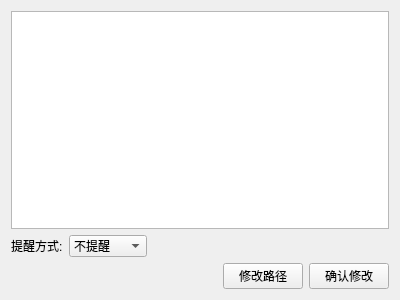
<?xml version="1.0" encoding="UTF-8"?>
<ui version="4.0">
 <class>TagDetail</class>
 <widget class="QWidget" name="TagDetail">
  <property name="geometry">
   <rect>
    <x>0</x>
    <y>0</y>
    <width>400</width>
    <height>300</height>
   </rect>
  </property>
  <property name="windowTitle">
   <string>标签详情</string>
  </property>
  <property name="windowIcon">
   <iconset theme="QIcon::ThemeIcon::MailMessageNew"/>
  </property>
  <layout class="QGridLayout" name="gridLayout">
   <item row="0" column="0">
    <widget class="QTableWidget" name="tableWidget"/>
   </item>
   <item row="1" column="0">
    <layout class="QHBoxLayout" name="horizontalLayout_2">
     <item>
      <widget class="QLabel" name="reminderTypeLabel">
       <property name="text">
        <string>提醒方式:</string>
       </property>
      </widget>
     </item>
     <item>
      <widget class="QComboBox" name="reminderTypeComboBox">
       <item>
        <property name="text">
         <string>不提醒</string>
        </property>
       </item>
       <item>
        <property name="text">
         <string>弹窗提醒</string>
        </property>
       </item>
       <item>
        <property name="text">
         <string>邮件提醒</string>
        </property>
       </item>
      </widget>
     </item>
     <item>
      <spacer name="horizontalSpacer">
       <property name="orientation">
        <enum>Qt::Horizontal</enum>
       </property>
       <property name="sizeHint" stdset="0">
        <size>
         <width>40</width>
         <height>20</height>
        </size>
       </property>
      </spacer>
     </item>
    </layout>
   </item>
   <item row="2" column="0">
    <layout class="QHBoxLayout" name="horizontalLayout">
     <item>
      <spacer name="horizontalSpacer_2">
       <property name="orientation">
        <enum>Qt::Horizontal</enum>
       </property>
       <property name="sizeHint" stdset="0">
        <size>
         <width>40</width>
         <height>20</height>
        </size>
       </property>
      </spacer>
     </item>
     <item>
      <widget class="QPushButton" name="choosePathBtn">
       <property name="text">
        <string>修改路径</string>
       </property>
      </widget>
     </item>
     <item>
      <widget class="QPushButton" name="YesBtn">
       <property name="text">
        <string>确认修改</string>
       </property>
      </widget>
     </item>
    </layout>
   </item>
  </layout>
 </widget>
 <resources/>
 <connections/>
</ui>
